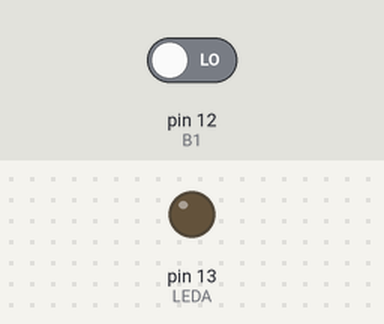
This sketch was run on a simulated Arduino Uno, built with avr-gcc and run on an emulated ATmega328P. Parts: output pins drawn as LEDs (lit = HIGH). The test bench sets the inputs (shaded band); at power-on: pin 12 (B1) LOW. What the sketch prints to the serial monitor is not drawn.

Above: at 1.2 s.
1.3 s: pin 12 (B1) driven HIGH
At 2.1 s:
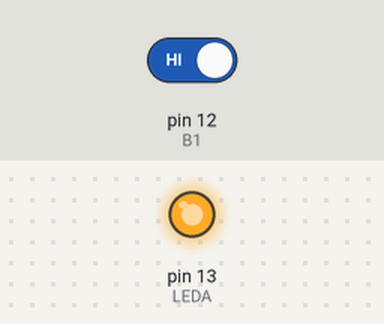
4.3 s: pin 12 (B1) driven LOW
At 4.9 s:
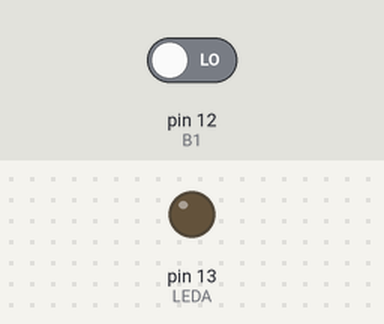
Timing chart, 0 to 7.3 s (numbered marks = the images above; inputs shaded):
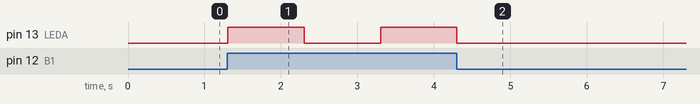

Measured:
- after the input at 1.3 s, pin 13 (LEDA): LOW → HIGH at once, → LOW 1.0 s later, → HIGH 1.0 s later
- after the input at 4.3 s, pin 13 (LEDA): goes on until 4.3 s, then stays LOW

The sketch:

HelloWorld.ino
```cpp
#define LEDA 13
#define B1 12
void setup() {
  // put your setup code here, to run once:
  Serial.begin(9600);
  pinMode(LEDA, OUTPUT);
  pinMode(B1, INPUT);

  Serial.println("SIMPLE PULL DOWN");
}

void loop() {
  Serial.println("DOING...");
  // put your main code here, to run repeatedly:
  while (digitalRead(B1) == HIGH) {
    digitalWrite(LEDA, HIGH);
    delay(1000);
    digitalWrite(LEDA, LOW);
    delay(1000);
  }
/*  if (digitalRead(LEDA) == HIGH) {
    digitalWrite(B1, HIGH);
    delay(1000);
    digitalWrite(B1, HIGH);
    delay(1000);
  }
  do {
    digitalWrite(B1, HIGH);
    delay(1000);
    digitalWrite(B1, HIGH);
    delay(1000);
  } while (digital(LEDA) == HIGH); */
}
```
